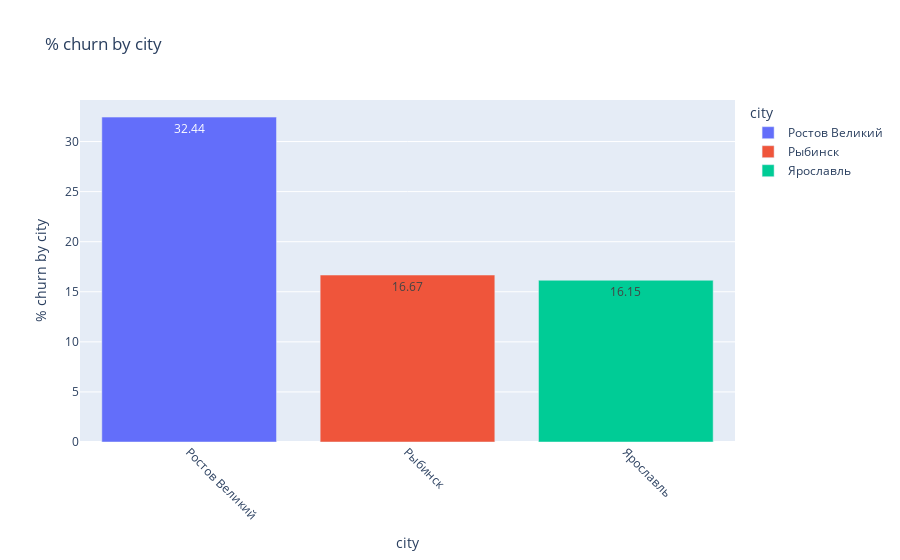

The notebook cell saved with this chart:
### Markdown cell above
In these charts, we plotted the distribution within each feature in the churn column. Based on the graphs, we can conclude that the main features for grouping our clients are city, age, gender, bank products. Let's take a closer look at each feature.

### Code cell
#So let's group by city and look at the outflow for each city separately

churned = data.groupby('city').count()['churn'].reset_index().set_index('city');

churned_by_city = data.query('churn == 1').groupby('city').count()['churn'].reset_index().set_index('city')

display(churned_by_city)

city_churn_perc = (churned_by_city/churned *100).round(2)

city_churn_perc.columns=['% churn by city']

display(city_churn_perc)

fig = px.bar(
    city_churn_perc.reset_index(), x='city', y='% churn by city', color='city', text = '% churn by city', 
    title='% churn by city'
)

fig.update_xaxes(tickangle=45)
fig.show()

### Figure 1 — Plotly figure (JSON) as saved in the notebook; plotly's stock layout.template omitted (floating-point values rounded to 4 significant figures)
{"data": [{"alignmentgroup": "True", "hovertemplate": "city=%{x}<br>% churn by city=%{text}<extra></extra>", "legendgroup": "Ростов Великий", "marker": {"color": "#636efa", "pattern": {"shape": ""}}, "name": "Ростов Великий", "offsetgroup": "Ростов Великий", "orientation": "v", "showlegend": true, "text": [32.44], "textposition": "auto", "type": "bar", "x": ["Ростов Великий"], "xaxis": "x", "y": [32.44], "yaxis": "y"}, {"alignmentgroup": "True", "hovertemplate": "city=%{x}<br>% churn by city=%{text}<extra></extra>", "legendgroup": "Рыбинск", "marker": {"color": "#EF553B", "pattern": {"shape": ""}}, "name": "Рыбинск", "offsetgroup": "Рыбинск", "orientation": "v", "showlegend": true, "text": [16.67], "textposition": "auto", "type": "bar", "x": ["Рыбинск"], "xaxis": "x", "y": [16.67], "yaxis": "y"}, {"alignmentgroup": "True", "hovertemplate": "city=%{x}<br>% churn by city=%{text}<extra></extra>", "legendgroup": "Ярославль", "marker": {"color": "#00cc96", "pattern": {"shape": ""}}, "name": "Ярославль", "offsetgroup": "Ярославль", "orientation": "v", "showlegend": true, "text": [16.15], "textposition": "auto", "type": "bar", "x": ["Ярославль"], "xaxis": "x", "y": [16.15], "yaxis": "y"}], "layout": {"barmode": "relative", "legend": {"title": {"text": "city"}, "tracegroupgap": 0}, "title": {"text": "% churn by city"}, "xaxis": {"anchor": "y", "categoryarray": ["Ростов Великий", "Рыбинск", "Ярославль"], "categoryorder": "array", "domain": [0, 1], "tickangle": 45, "title": {"text": "city"}}, "yaxis": {"anchor": "x", "domain": [0, 1], "title": {"text": "% churn by city"}}}}
